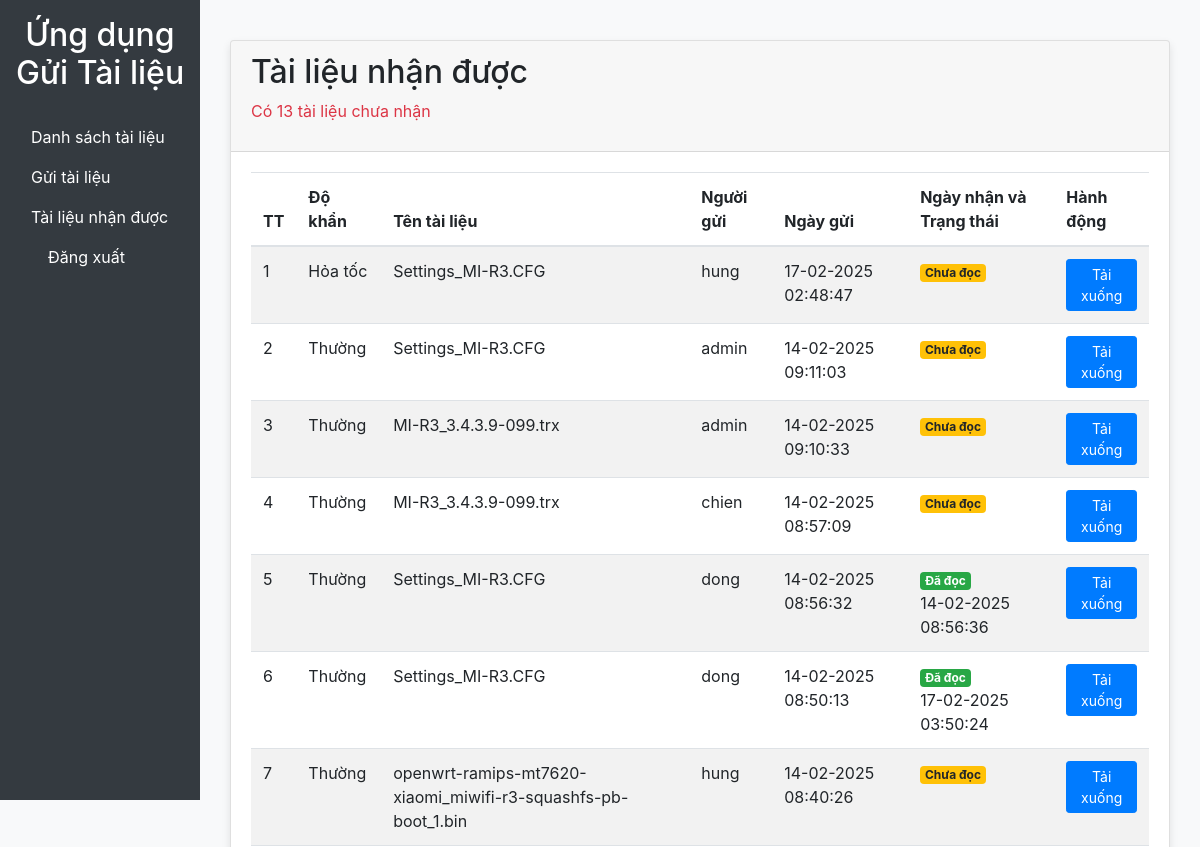
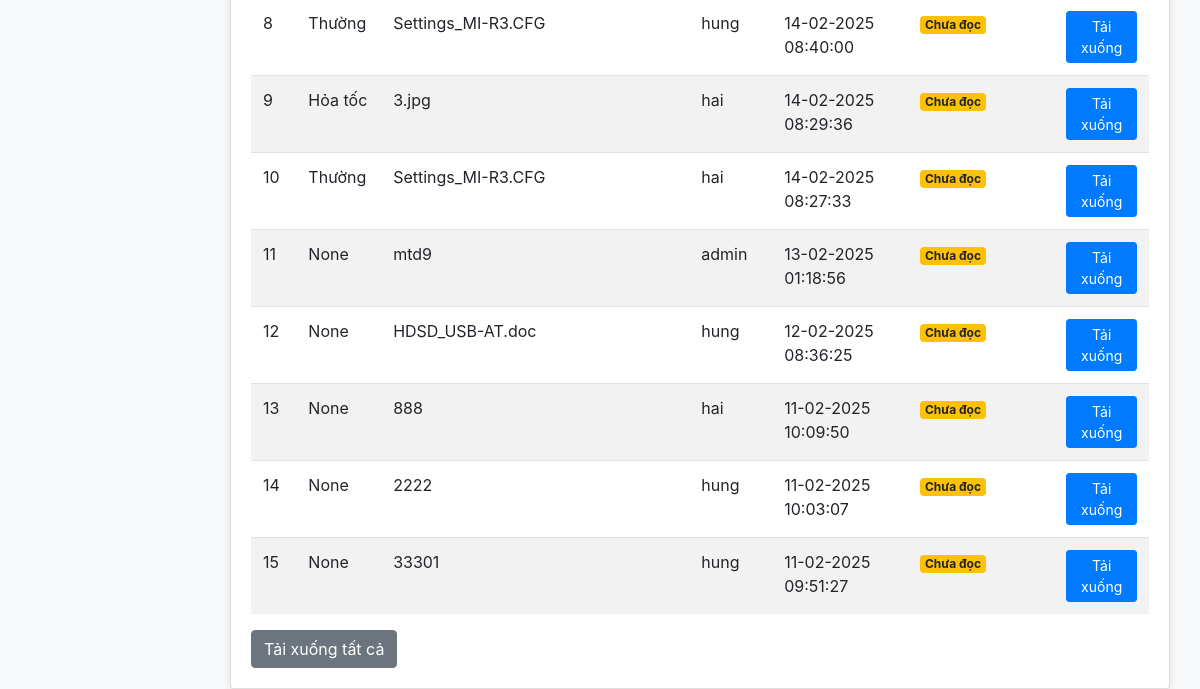
Page /received (signed in) on the earlier database version (2 pictures, top to bottom).
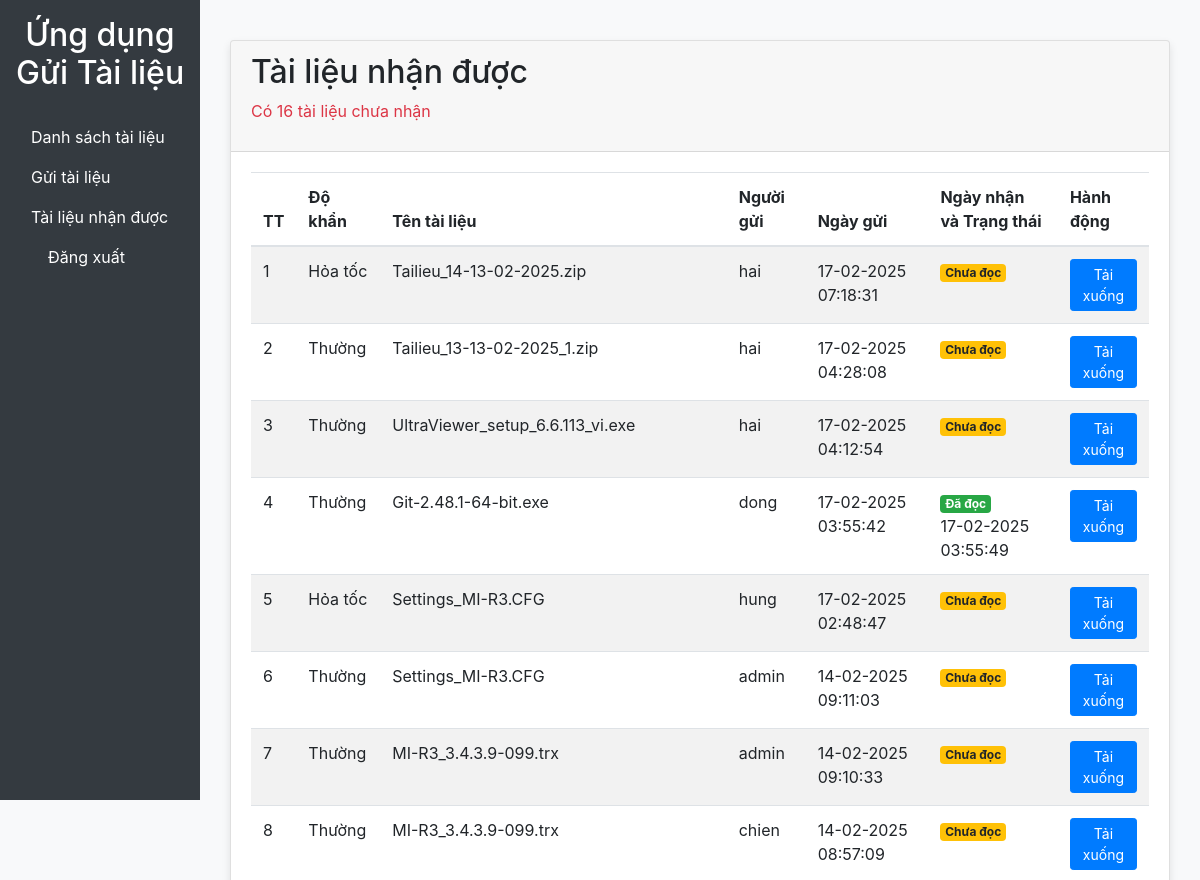
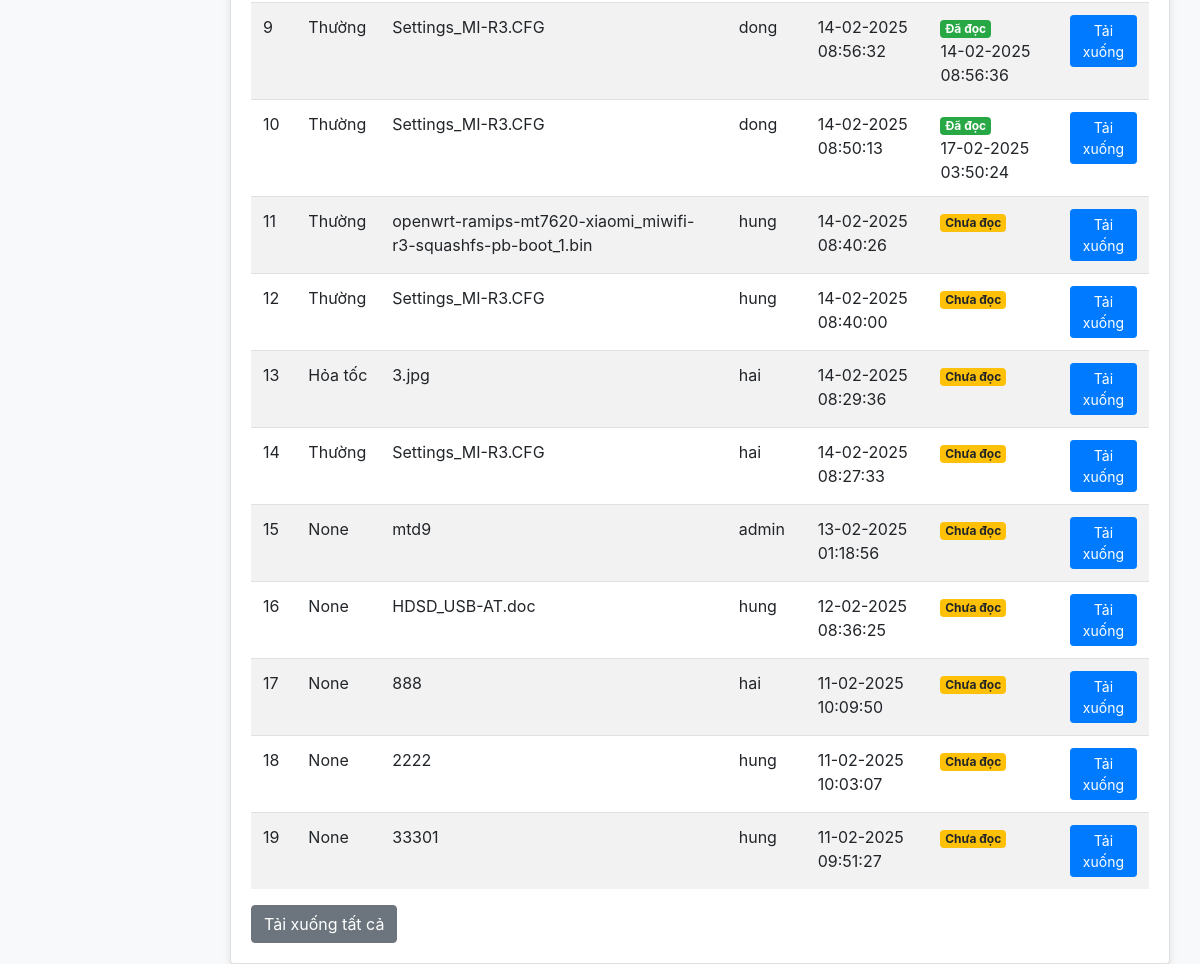
Same page on the later database version (2 pictures, top to bottom).
### app/models.py (models this page shows, shortened)
class FileRecipient(db.Model):
    id = db.Column(db.Integer, primary_key=True)
    file_id = db.Column(db.Integer, db.ForeignKey('file.id'), index=True)
    recipient_id = db.Column(db.Integer, db.ForeignKey('user.id'), index=True)
    is_read = db.Column(db.Boolean, default=False, index=True)
    read_at = db.Column(db.DateTime, nullable=True)
    file = db.relationship('File', backref='recipients')
    recipient = db.relationship('User', backref='received_files')

class File(db.Model):
    id = db.Column(db.Integer, primary_key=True)
    name = db.Column(db.String(255), index=True)
    file_path = db.Column(db.String(255))
    uploaded_at = db.Column(db.DateTime, default=datetime.utcnow, index=True)
    urgency = db.Column(db.String(20), index=True)
    uploaded_by_id = db.Column(db.Integer, db.ForeignKey('user.id'))
    uploaded_by = db.relationship('User', backref='uploaded_files')

class User(UserMixin, db.Model):
    id = db.Column(db.Integer, primary_key=True)
    username = db.Column(db.String(64), index=True, unique=True)
    password_hash = db.Column(db.String(128))
    is_admin = db.Column(db.Boolean, default=False)
    groups = db.relationship('Group', secondary=user_groups, back_populates='users')

### app/routes.py (the view)
@bp.route('/received')
@login_required
def received_files():
    files = FileRecipient.query.filter_by(recipient_id=current_user.id).join(File).order_by(
        File.uploaded_at.desc()).all()
    unread_files_count = FileRecipient.query.filter_by(recipient_id=current_user.id, is_read=False).count()
    today_files = [file for file in files if file.file.uploaded_at.date() == date.today()]
    unread_files = [file for file in files if not file.is_read]
    return render_template('received_files.html', files=files, today_files=len(today_files),
                           unread_files=len(unread_files), unread_files_count=unread_files_count)

### app/models.py (called while the page is built)
@login.user_loader
def load_user(id):
    return User.query.get(int(id))

### app/templates/received_files.html
{% extends 'base.html' %}
{% block content %}
<div class="card mt-4">
    <div class="card-header">
        <h2>Tài liệu nhận được</h2>
        <p class="text-danger">Có {{ unread_files_count }} tài liệu chưa nhận</p>
    </div>
    <div class="card-body">
        <table class="table table-striped table-hover">
            <thead>
                <tr>
                    <th>TT</th>
                    <th>Độ khẩn</th>
                    <th>Tên tài liệu</th>
                    <th>Người gửi</th>
                    <th>Ngày gửi</th>
                    <th>Ngày nhận và Trạng thái</th>
                    <th>Hành động</th>
                </tr>
            </thead>
            <tbody>
                {% for recipient in files %}
                <tr>
                    <td>{{ loop.index }}</td>
                    <td>{{ recipient.file.urgency }}</td>
                    <td>{{ recipient.file.name }}</td>
                    <td>{{ recipient.file.uploaded_by.username }}</td>
                    <td>{{ recipient.file.uploaded_at.strftime('%d-%m-%Y %H:%M:%S') }}</td>
                    <td>
                        {% if recipient.is_read %}
                        <span class="badge badge-success">Đã đọc</span>
                        {% else %}
                        <span class="badge badge-warning">Chưa đọc</span>
                        {% endif %}
                        <br>
                        {{ recipient.read_at.strftime('%d-%m-%Y %H:%M:%S') if recipient.read_at else '' }}
                    </td>
                    <td>
                        <a href="{{ url_for('routes.download_file', file_id=recipient.file.id) }}" class="btn btn-primary btn-sm">Tải xuống</a>
                    </td>
                </tr>
                {% endfor %}
            </tbody>
        </table>
        <a href="{{ url_for('routes.download_all_files') }}" class="btn btn-secondary">Tải xuống tất cả</a>
    </div>
</div>
{% endblock %}

Differences in the rows shown:
added FileRecipient: file.urgency "Hỏa tốc", file.name "Tailieu_14-13-02-2025.zip", file.uploaded_by.username "hai", file.uploaded_at "17-02-2025 07:18:31", is_read "Chưa đọc"
added FileRecipient: file.urgency "Thường", file.name "Tailieu_13-13-02-2025_1.zip", file.uploaded_by.username "hai", file.uploaded_at "17-02-2025 04:28:08", is_read "Chưa đọc"
added FileRecipient: file.urgency "Thường", file.name "UltraViewer_setup_6.6.113_vi.exe", file.uploaded_by.username "hai", file.uploaded_at "17-02-2025 04:12:54", is_read "Chưa đọc"
added FileRecipient: file.urgency "Thường", file.name "Git-2.48.1-64-bit.exe", file.uploaded_by.username "dong", file.uploaded_at "17-02-2025 03:55:42", is_read "Đã đọc", read_at "17-02-2025 03:55:49"
Other differences:
{{ unread_files_count }}: "13" → "16"
